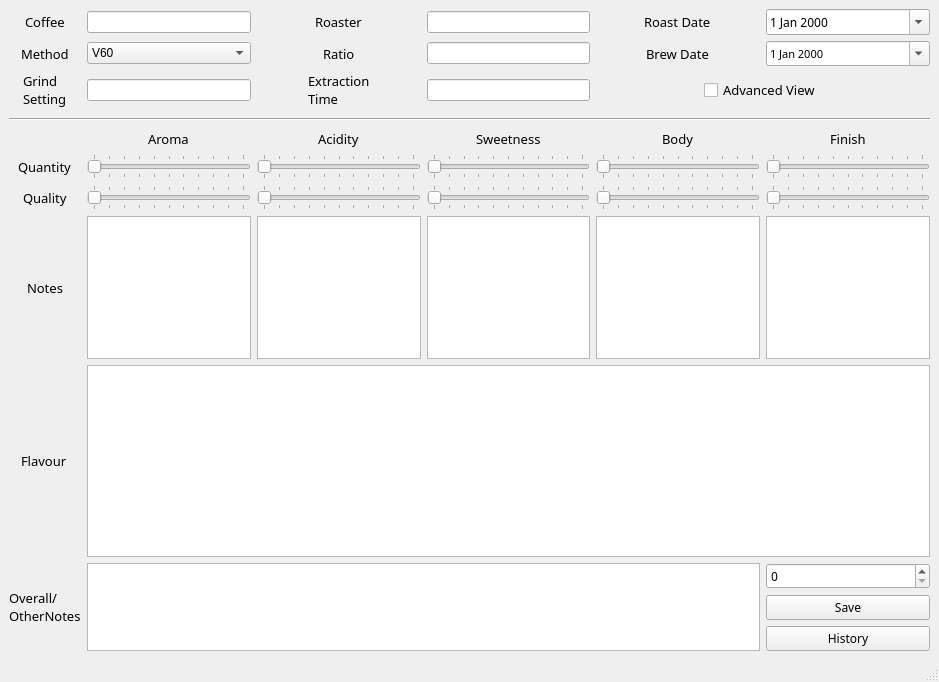
<?xml version="1.0" encoding="UTF-8"?>
<ui version="4.0">
 <class>MainWindow</class>
 <widget class="QMainWindow" name="MainWindow">
  <property name="geometry">
   <rect>
    <x>0</x>
    <y>0</y>
    <width>939</width>
    <height>682</height>
   </rect>
  </property>
  <property name="windowTitle">
   <string>MainWindow</string>
  </property>
  <widget class="QWidget" name="centralwidget">
   <layout class="QGridLayout" name="gridLayout_2">
    <item row="0" column="1">
     <layout class="QGridLayout" name="gridLayout">
      <item row="3" column="1">
       <widget class="QComboBox" name="MethodBox">
        <item>
         <property name="text">
          <string>V60</string>
         </property>
        </item>
        <item>
         <property name="text">
          <string>AeroPress</string>
         </property>
        </item>
        <item>
         <property name="text">
          <string>Espresso</string>
         </property>
        </item>
        <item>
         <property name="text">
          <string>French Press</string>
         </property>
        </item>
        <item>
         <property name="text">
          <string>Mellita</string>
         </property>
        </item>
        <item>
         <property name="text">
          <string>Chemex</string>
         </property>
        </item>
        <item>
         <property name="text">
          <string>Moka Pot</string>
         </property>
        </item>
       </widget>
      </item>
      <item row="4" column="3">
       <widget class="QLineEdit" name="ExtractEdit"/>
      </item>
      <item row="4" column="1">
       <widget class="QLineEdit" name="GrindEdit"/>
      </item>
      <item row="4" column="2" alignment="Qt::AlignHCenter">
       <widget class="QLabel" name="label_15">
        <property name="font">
         <font>
          <family>OCR A Std</family>
          <pointsize>10</pointsize>
         </font>
        </property>
        <property name="text">
         <string>Extraction 
Time</string>
        </property>
       </widget>
      </item>
      <item row="8" column="0" alignment="Qt::AlignHCenter">
       <widget class="QLabel" name="QualLabel">
        <property name="font">
         <font>
          <family>OCR A Std</family>
          <pointsize>10</pointsize>
         </font>
        </property>
        <property name="text">
         <string>Quality</string>
        </property>
       </widget>
      </item>
      <item row="8" column="5">
       <widget class="QSlider" name="FinishQualSlide">
        <property name="maximum">
         <number>10</number>
        </property>
        <property name="orientation">
         <enum>Qt::Horizontal</enum>
        </property>
        <property name="tickPosition">
         <enum>QSlider::TicksBothSides</enum>
        </property>
        <property name="tickInterval">
         <number>1</number>
        </property>
       </widget>
      </item>
      <item row="9" column="4">
       <widget class="QTextEdit" name="BodyEdit">
        <property name="sizePolicy">
         <sizepolicy hsizetype="Expanding" vsizetype="Expanding">
          <horstretch>0</horstretch>
          <verstretch>0</verstretch>
         </sizepolicy>
        </property>
        <property name="minimumSize">
         <size>
          <width>100</width>
          <height>0</height>
         </size>
        </property>
        <property name="font">
         <font>
          <family>OCR A Std</family>
          <pointsize>9</pointsize>
         </font>
        </property>
       </widget>
      </item>
      <item row="6" column="3" alignment="Qt::AlignHCenter">
       <widget class="QLabel" name="SweetLabel">
        <property name="font">
         <font>
          <family>OCR A Std</family>
          <pointsize>10</pointsize>
         </font>
        </property>
        <property name="text">
         <string>Sweetness</string>
        </property>
       </widget>
      </item>
      <item row="7" column="2">
       <widget class="QSlider" name="AcidQuantSlide">
        <property name="maximum">
         <number>10</number>
        </property>
        <property name="orientation">
         <enum>Qt::Horizontal</enum>
        </property>
        <property name="tickPosition">
         <enum>QSlider::TicksBothSides</enum>
        </property>
        <property name="tickInterval">
         <number>1</number>
        </property>
       </widget>
      </item>
      <item row="8" column="1">
       <widget class="QSlider" name="AromaQualSlide">
        <property name="maximum">
         <number>10</number>
        </property>
        <property name="orientation">
         <enum>Qt::Horizontal</enum>
        </property>
        <property name="tickPosition">
         <enum>QSlider::TicksBothSides</enum>
        </property>
        <property name="tickInterval">
         <number>1</number>
        </property>
       </widget>
      </item>
      <item row="7" column="4">
       <widget class="QSlider" name="BodyQuantSlide">
        <property name="maximum">
         <number>10</number>
        </property>
        <property name="orientation">
         <enum>Qt::Horizontal</enum>
        </property>
        <property name="tickPosition">
         <enum>QSlider::TicksBothSides</enum>
        </property>
        <property name="tickInterval">
         <number>1</number>
        </property>
       </widget>
      </item>
      <item row="7" column="1">
       <widget class="QSlider" name="AromaQuantSlide">
        <property name="autoFillBackground">
         <bool>false</bool>
        </property>
        <property name="maximum">
         <number>10</number>
        </property>
        <property name="singleStep">
         <number>1</number>
        </property>
        <property name="orientation">
         <enum>Qt::Horizontal</enum>
        </property>
        <property name="invertedAppearance">
         <bool>false</bool>
        </property>
        <property name="invertedControls">
         <bool>false</bool>
        </property>
        <property name="tickPosition">
         <enum>QSlider::TicksBothSides</enum>
        </property>
       </widget>
      </item>
      <item row="6" column="1" alignment="Qt::AlignHCenter">
       <widget class="QLabel" name="AromaLabel">
        <property name="font">
         <font>
          <family>OCR A Std</family>
          <pointsize>10</pointsize>
         </font>
        </property>
        <property name="text">
         <string>Aroma</string>
        </property>
       </widget>
      </item>
      <item row="12" column="0" rowspan="3" alignment="Qt::AlignHCenter">
       <widget class="QLabel" name="OveralLabel">
        <property name="font">
         <font>
          <family>OCR A Std</family>
          <pointsize>10</pointsize>
         </font>
        </property>
        <property name="text">
         <string>Overall/
OtherNotes</string>
        </property>
       </widget>
      </item>
      <item row="9" column="3">
       <widget class="QTextEdit" name="SweetEdit">
        <property name="sizePolicy">
         <sizepolicy hsizetype="Expanding" vsizetype="Expanding">
          <horstretch>0</horstretch>
          <verstretch>0</verstretch>
         </sizepolicy>
        </property>
        <property name="minimumSize">
         <size>
          <width>100</width>
          <height>0</height>
         </size>
        </property>
        <property name="font">
         <font>
          <family>OCR A Std</family>
          <pointsize>9</pointsize>
         </font>
        </property>
       </widget>
      </item>
      <item row="12" column="1" rowspan="3" colspan="4">
       <widget class="QTextEdit" name="OverallEdit">
        <property name="sizePolicy">
         <sizepolicy hsizetype="Expanding" vsizetype="Expanding">
          <horstretch>1</horstretch>
          <verstretch>0</verstretch>
         </sizepolicy>
        </property>
        <property name="minimumSize">
         <size>
          <width>100</width>
          <height>0</height>
         </size>
        </property>
        <property name="font">
         <font>
          <family>OCR A Std</family>
          <pointsize>9</pointsize>
         </font>
        </property>
       </widget>
      </item>
      <item row="9" column="2">
       <widget class="QTextEdit" name="AcidEdit">
        <property name="sizePolicy">
         <sizepolicy hsizetype="Expanding" vsizetype="Expanding">
          <horstretch>0</horstretch>
          <verstretch>0</verstretch>
         </sizepolicy>
        </property>
        <property name="minimumSize">
         <size>
          <width>100</width>
          <height>0</height>
         </size>
        </property>
        <property name="font">
         <font>
          <family>OCR A Std</family>
          <pointsize>9</pointsize>
         </font>
        </property>
       </widget>
      </item>
      <item row="7" column="0" alignment="Qt::AlignHCenter">
       <widget class="QLabel" name="QuantLabel">
        <property name="font">
         <font>
          <family>OCR A Std</family>
          <pointsize>10</pointsize>
         </font>
        </property>
        <property name="text">
         <string>Quantity</string>
        </property>
       </widget>
      </item>
      <item row="9" column="0" alignment="Qt::AlignHCenter">
       <widget class="QLabel" name="NotesLabel">
        <property name="font">
         <font>
          <family>OCR A Std</family>
          <pointsize>10</pointsize>
         </font>
        </property>
        <property name="text">
         <string>Notes</string>
        </property>
       </widget>
      </item>
      <item row="8" column="3">
       <widget class="QSlider" name="SweetQualSlide">
        <property name="maximum">
         <number>10</number>
        </property>
        <property name="orientation">
         <enum>Qt::Horizontal</enum>
        </property>
        <property name="tickPosition">
         <enum>QSlider::TicksBothSides</enum>
        </property>
        <property name="tickInterval">
         <number>1</number>
        </property>
       </widget>
      </item>
      <item row="9" column="1">
       <widget class="QTextEdit" name="AromaEdit">
        <property name="sizePolicy">
         <sizepolicy hsizetype="Expanding" vsizetype="Expanding">
          <horstretch>0</horstretch>
          <verstretch>0</verstretch>
         </sizepolicy>
        </property>
        <property name="minimumSize">
         <size>
          <width>100</width>
          <height>0</height>
         </size>
        </property>
        <property name="maximumSize">
         <size>
          <width>10000000</width>
          <height>900</height>
         </size>
        </property>
        <property name="font">
         <font>
          <family>OCR A Std</family>
          <pointsize>9</pointsize>
         </font>
        </property>
       </widget>
      </item>
      <item row="6" column="4" alignment="Qt::AlignHCenter">
       <widget class="QLabel" name="BodyLabel">
        <property name="font">
         <font>
          <family>OCR A Std</family>
          <pointsize>10</pointsize>
         </font>
        </property>
        <property name="text">
         <string>Body</string>
        </property>
       </widget>
      </item>
      <item row="6" column="2" alignment="Qt::AlignHCenter">
       <widget class="QLabel" name="AcidLabel">
        <property name="font">
         <font>
          <family>OCR A Std</family>
          <pointsize>10</pointsize>
         </font>
        </property>
        <property name="text">
         <string>Acidity</string>
        </property>
       </widget>
      </item>
      <item row="8" column="2">
       <widget class="QSlider" name="AcidQualSlide">
        <property name="maximum">
         <number>10</number>
        </property>
        <property name="orientation">
         <enum>Qt::Horizontal</enum>
        </property>
        <property name="tickPosition">
         <enum>QSlider::TicksBothSides</enum>
        </property>
        <property name="tickInterval">
         <number>1</number>
        </property>
       </widget>
      </item>
      <item row="9" column="5">
       <widget class="QTextEdit" name="FinishEdit">
        <property name="sizePolicy">
         <sizepolicy hsizetype="Expanding" vsizetype="Expanding">
          <horstretch>0</horstretch>
          <verstretch>0</verstretch>
         </sizepolicy>
        </property>
        <property name="minimumSize">
         <size>
          <width>100</width>
          <height>0</height>
         </size>
        </property>
        <property name="font">
         <font>
          <family>OCR A Std</family>
          <pointsize>9</pointsize>
         </font>
        </property>
       </widget>
      </item>
      <item row="4" column="0" alignment="Qt::AlignHCenter">
       <widget class="QLabel" name="label_13">
        <property name="font">
         <font>
          <family>OCR A Std</family>
          <pointsize>10</pointsize>
         </font>
        </property>
        <property name="text">
         <string>Grind 
Setting</string>
        </property>
       </widget>
      </item>
      <item row="7" column="3">
       <widget class="QSlider" name="SweetQuantSlide">
        <property name="maximum">
         <number>10</number>
        </property>
        <property name="orientation">
         <enum>Qt::Horizontal</enum>
        </property>
        <property name="tickPosition">
         <enum>QSlider::TicksBothSides</enum>
        </property>
        <property name="tickInterval">
         <number>1</number>
        </property>
       </widget>
      </item>
      <item row="8" column="4">
       <widget class="QSlider" name="BodyQualSlide">
        <property name="maximum">
         <number>10</number>
        </property>
        <property name="orientation">
         <enum>Qt::Horizontal</enum>
        </property>
        <property name="tickPosition">
         <enum>QSlider::TicksBothSides</enum>
        </property>
        <property name="tickInterval">
         <number>1</number>
        </property>
       </widget>
      </item>
      <item row="6" column="5" alignment="Qt::AlignHCenter">
       <widget class="QLabel" name="FinishLabel">
        <property name="font">
         <font>
          <family>OCR A Std</family>
          <pointsize>10</pointsize>
         </font>
        </property>
        <property name="text">
         <string>Finish</string>
        </property>
       </widget>
      </item>
      <item row="7" column="5">
       <widget class="QSlider" name="FinishQuantSlide">
        <property name="maximum">
         <number>10</number>
        </property>
        <property name="orientation">
         <enum>Qt::Horizontal</enum>
        </property>
        <property name="tickPosition">
         <enum>QSlider::TicksBothSides</enum>
        </property>
        <property name="tickInterval">
         <number>1</number>
        </property>
       </widget>
      </item>
      <item row="3" column="0" alignment="Qt::AlignHCenter">
       <widget class="QLabel" name="label_17">
        <property name="font">
         <font>
          <family>OCR A Std</family>
          <pointsize>10</pointsize>
         </font>
        </property>
        <property name="text">
         <string>Method</string>
        </property>
       </widget>
      </item>
      <item row="11" column="1" colspan="5">
       <widget class="QTextEdit" name="FlavoutEdit">
        <property name="sizePolicy">
         <sizepolicy hsizetype="Expanding" vsizetype="MinimumExpanding">
          <horstretch>1</horstretch>
          <verstretch>0</verstretch>
         </sizepolicy>
        </property>
        <property name="minimumSize">
         <size>
          <width>100</width>
          <height>0</height>
         </size>
        </property>
        <property name="font">
         <font>
          <family>OCR A Std</family>
          <pointsize>9</pointsize>
         </font>
        </property>
       </widget>
      </item>
      <item row="11" column="0" alignment="Qt::AlignHCenter">
       <widget class="QLabel" name="FlavourLabel">
        <property name="font">
         <font>
          <family>OCR A Std</family>
          <pointsize>10</pointsize>
         </font>
        </property>
        <property name="text">
         <string>Flavour</string>
        </property>
       </widget>
      </item>
      <item row="5" column="0" colspan="6">
       <widget class="Line" name="line_2">
        <property name="minimumSize">
         <size>
          <width>0</width>
          <height>10</height>
         </size>
        </property>
        <property name="orientation">
         <enum>Qt::Horizontal</enum>
        </property>
       </widget>
      </item>
      <item row="12" column="5">
       <widget class="QSpinBox" name="ScoreBox">
        <property name="sizePolicy">
         <sizepolicy hsizetype="Minimum" vsizetype="Fixed">
          <horstretch>1</horstretch>
          <verstretch>0</verstretch>
         </sizepolicy>
        </property>
        <property name="font">
         <font>
          <family>OCR A Std</family>
          <pointsize>9</pointsize>
         </font>
        </property>
        <property name="alignment">
         <set>Qt::AlignLeading|Qt::AlignLeft|Qt::AlignVCenter</set>
        </property>
       </widget>
      </item>
      <item row="13" column="5">
       <widget class="QPushButton" name="SaveButton">
        <property name="sizePolicy">
         <sizepolicy hsizetype="Minimum" vsizetype="Fixed">
          <horstretch>1</horstretch>
          <verstretch>0</verstretch>
         </sizepolicy>
        </property>
        <property name="font">
         <font>
          <family>OCR A Std</family>
          <pointsize>9</pointsize>
         </font>
        </property>
        <property name="text">
         <string>Save</string>
        </property>
       </widget>
      </item>
      <item row="14" column="5">
       <widget class="QPushButton" name="HistoryButton">
        <property name="sizePolicy">
         <sizepolicy hsizetype="Minimum" vsizetype="Fixed">
          <horstretch>1</horstretch>
          <verstretch>0</verstretch>
         </sizepolicy>
        </property>
        <property name="font">
         <font>
          <family>OCR A Std</family>
          <pointsize>9</pointsize>
         </font>
        </property>
        <property name="text">
         <string>History</string>
        </property>
       </widget>
      </item>
      <item row="3" column="2" alignment="Qt::AlignHCenter">
       <widget class="QLabel" name="label_16">
        <property name="font">
         <font>
          <family>OCR A Std</family>
          <pointsize>10</pointsize>
         </font>
        </property>
        <property name="text">
         <string>Ratio</string>
        </property>
       </widget>
      </item>
      <item row="3" column="3">
       <widget class="QLineEdit" name="RatioEdit"/>
      </item>
      <item row="4" column="4" colspan="2" alignment="Qt::AlignHCenter">
       <widget class="QCheckBox" name="AdvView">
        <property name="font">
         <font>
          <family>OCR A Std</family>
          <pointsize>10</pointsize>
         </font>
        </property>
        <property name="text">
         <string>Advanced View</string>
        </property>
       </widget>
      </item>
      <item row="3" column="5">
       <widget class="QDateEdit" name="BrewDateEdit">
        <property name="font">
         <font>
          <family>OCR A Std</family>
          <pointsize>8</pointsize>
         </font>
        </property>
        <property name="calendarPopup">
         <bool>true</bool>
        </property>
       </widget>
      </item>
      <item row="3" column="4" alignment="Qt::AlignHCenter">
       <widget class="QLabel" name="BrewDateLabel">
        <property name="font">
         <font>
          <family>OCR A Std</family>
          <pointsize>10</pointsize>
         </font>
        </property>
        <property name="text">
         <string>Brew Date</string>
        </property>
       </widget>
      </item>
      <item row="2" column="0" alignment="Qt::AlignHCenter">
       <widget class="QLabel" name="label_8">
        <property name="font">
         <font>
          <family>OCR A Std</family>
          <pointsize>10</pointsize>
         </font>
        </property>
        <property name="text">
         <string>Coffee</string>
        </property>
       </widget>
      </item>
      <item row="2" column="1">
       <widget class="QLineEdit" name="NameEdit"/>
      </item>
      <item row="2" column="2" alignment="Qt::AlignHCenter">
       <widget class="QLabel" name="label_9">
        <property name="font">
         <font>
          <family>OCR A Std</family>
          <pointsize>10</pointsize>
         </font>
        </property>
        <property name="text">
         <string>Roaster</string>
        </property>
       </widget>
      </item>
      <item row="2" column="3">
       <widget class="QLineEdit" name="RoastEdit"/>
      </item>
      <item row="2" column="4" alignment="Qt::AlignHCenter">
       <widget class="QLabel" name="label_14">
        <property name="font">
         <font>
          <family>OCR A Std</family>
          <pointsize>10</pointsize>
         </font>
        </property>
        <property name="text">
         <string>Roast Date</string>
        </property>
       </widget>
      </item>
      <item row="2" column="5">
       <widget class="QDateEdit" name="RoastDate">
        <property name="font">
         <font>
          <family>OCR A Std</family>
         </font>
        </property>
        <property name="calendarPopup">
         <bool>true</bool>
        </property>
       </widget>
      </item>
     </layout>
    </item>
   </layout>
  </widget>
  <widget class="QMenuBar" name="menubar">
   <property name="geometry">
    <rect>
     <x>0</x>
     <y>0</y>
     <width>939</width>
     <height>26</height>
    </rect>
   </property>
  </widget>
  <widget class="QStatusBar" name="statusbar"/>
 </widget>
 <resources/>
 <connections/>
</ui>
